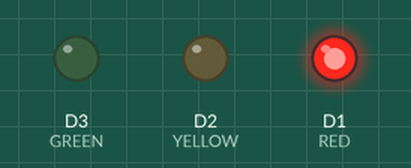
Recording of a sketch running on a simulated ESP8266 (NodeMCU). Shown: output pins drawn as LEDs (lit = HIGH).

Above: at 0.5 s.
At 1.5 s:
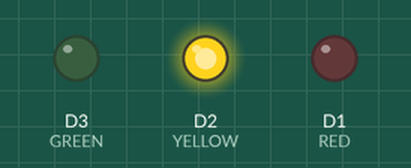
At 5.5 s:
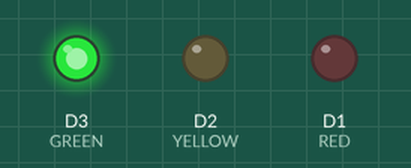
Timing chart, 0 to 6.9 s (numbered marks = the images above):
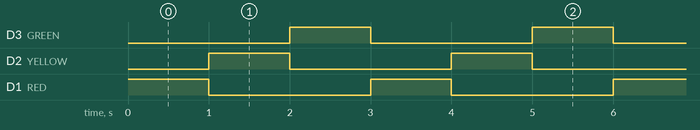

Measured:
- by itself, D3 (GREEN), D2 (YELLOW), D1 (RED): alternates HIGH for 1.0 s and LOW for 2.0 s
- by itself, everything shown: repeats every 3.0 s, in 3 steps

The sketch:

trafficLight.ino
```cpp
const int RED = D1;
const int YELLOW = D2;
const int GREEN = D3;

void setup() {
  // put your setup code here, to run once:
  pinMode(RED, OUTPUT);
  pinMode(YELLOW, OUTPUT);
  pinMode(GREEN, OUTPUT);

}

void loop() {
  // put your main code here, to run repeatedly:
  digitalWrite(RED, HIGH);
  digitalWrite(YELLOW, LOW);
  digitalWrite(GREEN, LOW);
  delay(1000);
  digitalWrite(RED, LOW);
  digitalWrite(YELLOW, HIGH);
  digitalWrite(GREEN, LOW);
  delay(1000);
  digitalWrite(RED, LOW);
  digitalWrite(YELLOW, LOW);
  digitalWrite(GREEN, HIGH);
  delay(1000);
}
```
